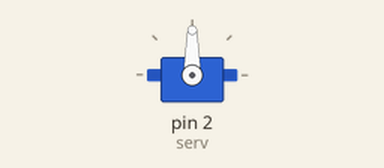
Simulated run of this sketch. Board: Arduino Uno, built with avr-gcc and run on an emulated ATmega328P. Shown: servo.

Above: at 1.05 s.
At 3.0 s:
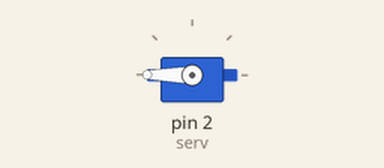
At 5.0 s:
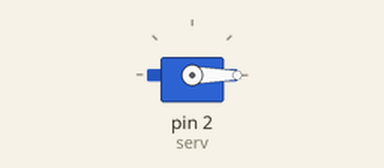
Timing chart, 0 to 6.2 s (numbered marks = the images above):
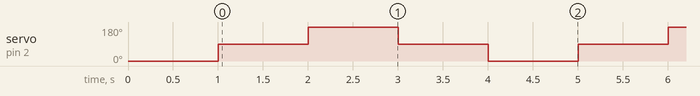

The sketch:

servo_check.ino
```cpp
#include <Servo.h>

Servo servo;
const int serv = 2;

void setup() {
  servo.attach(serv);
  servo.write(0);
  delay(1000);
}

void loop() {
  servo.write(90);
  delay(1000);
  servo.write(180);
  delay(1000);
  servo.write(90);
  delay(1000);
  servo.write(0);
  delay(1000);
  //out = map(ptmr, 0, 1023, 0, 180);
}
```

Measured:
- by itself, servo on pin 2 (serv): repeats every 4.0 s: 180° 1.0 s, 90° 1.0 s, 0° 1.0 s, 90° 1.0 s
